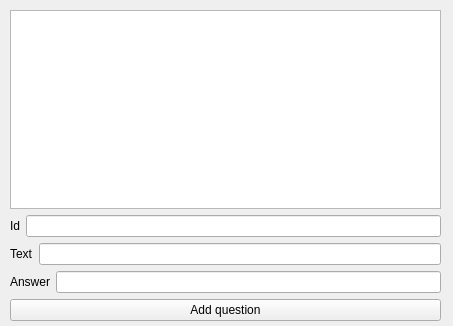
<?xml version="1.0" encoding="UTF-8"?>
<ui version="4.0">
 <class>PresenterWindowClass</class>
 <widget class="QWidget" name="PresenterWindowClass">
  <property name="geometry">
   <rect>
    <x>0</x>
    <y>0</y>
    <width>453</width>
    <height>326</height>
   </rect>
  </property>
  <property name="windowTitle">
   <string>PresenterWindow</string>
  </property>
  <widget class="QWidget" name="">
   <property name="geometry">
    <rect>
     <x>10</x>
     <y>10</y>
     <width>431</width>
     <height>311</height>
    </rect>
   </property>
   <layout class="QVBoxLayout" name="verticalLayout_3">
    <item>
     <widget class="QListWidget" name="listWidgetQuestions"/>
    </item>
    <item>
     <layout class="QVBoxLayout" name="verticalLayout_2">
      <item>
       <layout class="QVBoxLayout" name="verticalLayout">
        <item>
         <layout class="QHBoxLayout" name="horizontalLayout">
          <item>
           <widget class="QLabel" name="labelId">
            <property name="text">
             <string>Id</string>
            </property>
           </widget>
          </item>
          <item>
           <widget class="QLineEdit" name="lineEditId"/>
          </item>
         </layout>
        </item>
        <item>
         <layout class="QHBoxLayout" name="horizontalLayout_2">
          <item>
           <widget class="QLabel" name="labelText">
            <property name="text">
             <string>Text</string>
            </property>
           </widget>
          </item>
          <item>
           <widget class="QLineEdit" name="lineEditText"/>
          </item>
         </layout>
        </item>
        <item>
         <layout class="QHBoxLayout" name="horizontalLayout_3">
          <item>
           <widget class="QLabel" name="labelAnswer">
            <property name="text">
             <string>Answer</string>
            </property>
           </widget>
          </item>
          <item>
           <widget class="QLineEdit" name="lineEditAnswer"/>
          </item>
         </layout>
        </item>
       </layout>
      </item>
      <item>
       <widget class="QPushButton" name="pushButtonAddQuestion">
        <property name="text">
         <string>Add question</string>
        </property>
       </widget>
      </item>
     </layout>
    </item>
   </layout>
  </widget>
 </widget>
 <resources/>
 <connections/>
</ui>
